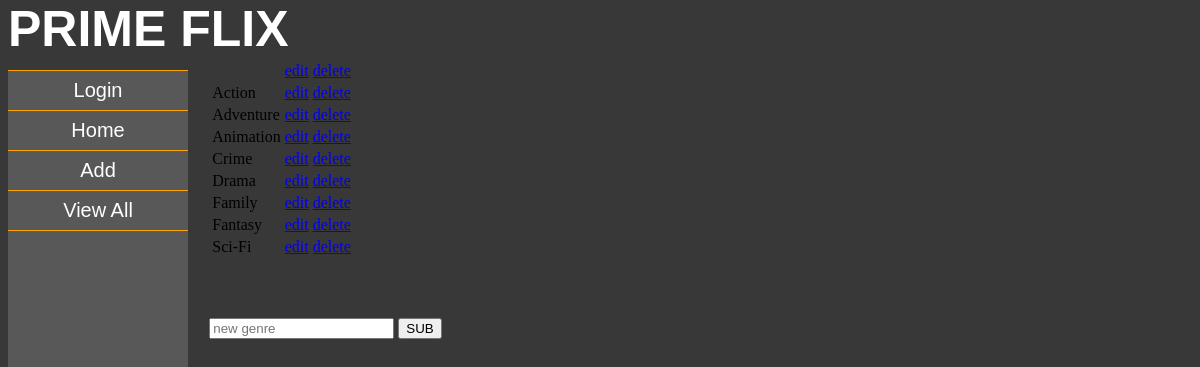
Page /viewgenres.php on the committed database.
### tables this page shows
CREATE TABLE `genres` (
  `gid` int(11) NOT NULL,
  `genre` varchar(99) NOT NULL
);

### viewgenres.php (the view, shortened to what this page needs)
<?php
	include_once("nav.php");
	$conn = new mysqli("localhost","root","","anotherone");
	$result=$conn->query("SELECT * FROM genres");
	echo "<table style=\"margin:5% 17%\">";
	while($row=$result->fetch_assoc()){
		echo "<tr><td>".$row['genre']."</td><td><a href = \"editgenre.php?id=$row[gid]\">edit</a></td><td><a href = \"deletegenre.php?id=$row[gid]\">delete</a></td></tr>";
	}
	echo "</table>";
?>
<form method="post" style="margin-left: 17%">
<input type = "text" placeholder="new genre" name="newgenre">
<button type="submit">SUB</button>
</form>

### rows in the picture
genres: genre "Action"
genres: genre "Adventure"
genres: genre "Animation"
genres: genre "Crime"
genres: genre "Drama"
genres: genre "Family"
genres: genre "Fantasy"
genres: genre "Sci-Fi"
